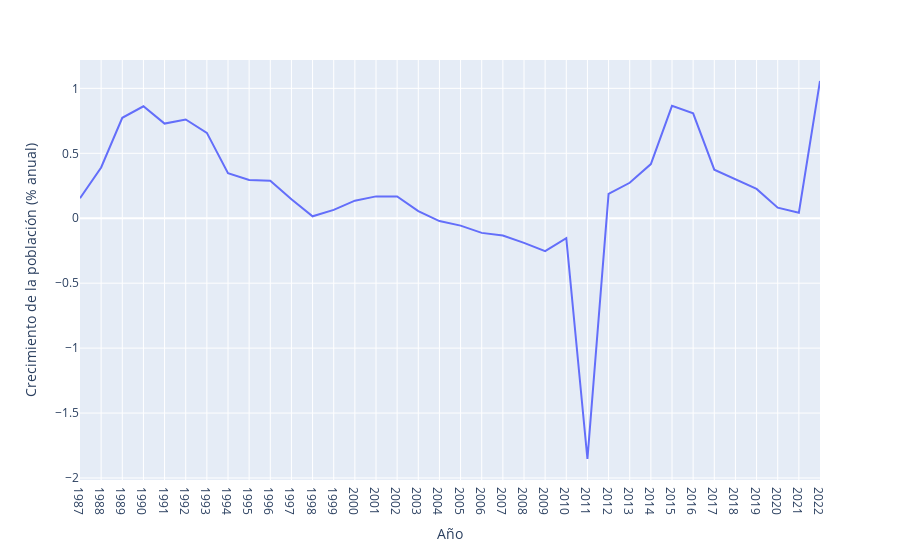

The cell this chart's notebook holds for it:
### Code cell
graficar("Alemania", "Crecimiento de la población (% anual)")

### Figure 1 — Plotly figure (JSON) as saved in the notebook; plotly's stock layout.template omitted (floating-point values rounded to 4 significant figures)
{"data": [{"hovertemplate": "Año=%{x}<br>Crecimiento de la población (% anual)=%{y}<extra></extra>", "legendgroup": "", "line": {"color": "#636efa", "dash": "solid"}, "marker": {"symbol": "circle"}, "mode": "lines", "name": "", "orientation": "v", "showlegend": false, "type": "scatter", "x": ["1987", "1988", "1989", "1990", "1991", "1992", "1993", "1994", "1995", "1996", "1997", "1998", "1999", "2000", "2001", "2002", "2003", "2004", "2005", "2006", "2007", "2008", "2009", "2010", "2011", "2012", "2013", "2014", "2015", "2016", "2017", "2018", "2019", "2020", "2021", "2022"], "xaxis": "x", "y": [0.1536, 0.3907, 0.7733, 0.862, 0.7286, 0.7603, 0.6574, 0.3469, 0.2939, 0.2895, 0.1463, 0.01514, 0.06463, 0.1354, 0.1682, 0.1681, 0.05536, -0.02171, -0.05678, -0.1128, -0.1337, -0.1901, -0.2534, -0.1532, -1.854, 0.1877, 0.2729, 0.4169, 0.8657, 0.8072, 0.3737, 0.3005, 0.2255, 0.08169, 0.04233, 1.057], "yaxis": "y"}], "layout": {"legend": {"tracegroupgap": 0}, "margin": {"t": 60}, "xaxis": {"anchor": "y", "domain": [0, 1], "title": {"text": "Año"}}, "yaxis": {"anchor": "x", "domain": [0, 1], "title": {"text": "Crecimiento de la población (% anual)"}}}}
